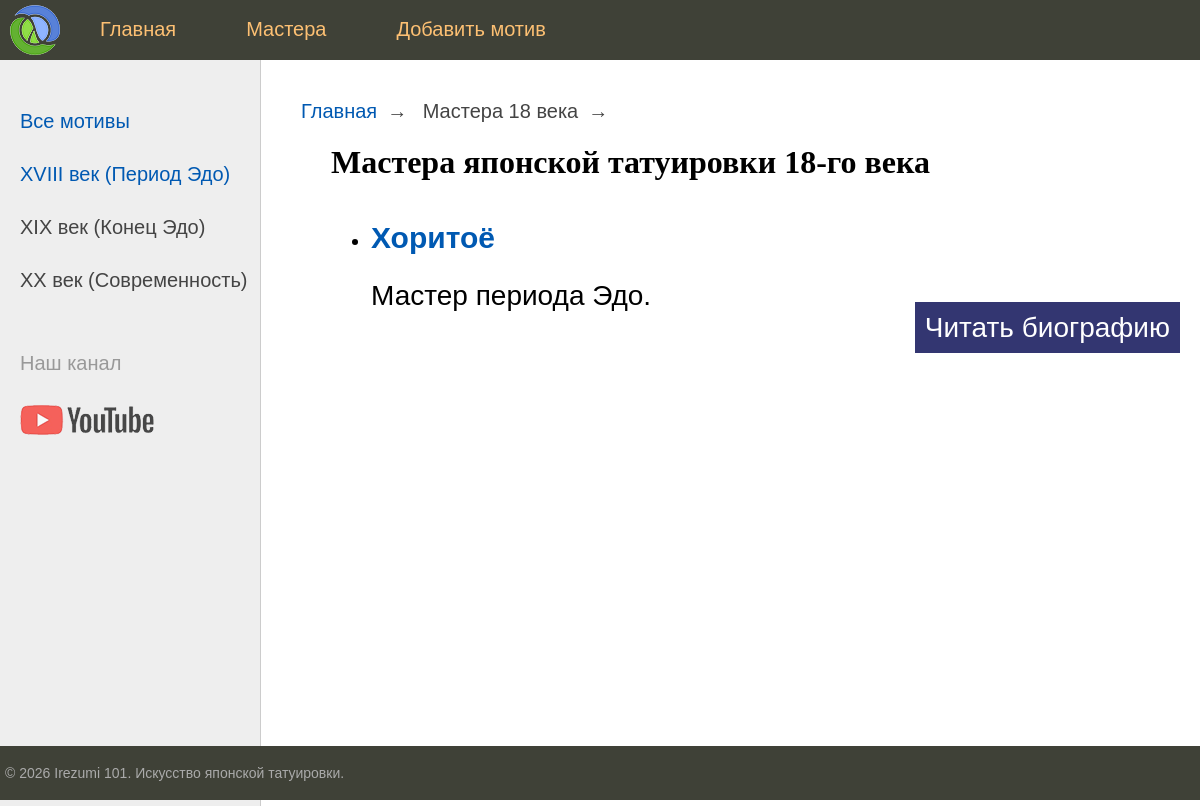
Before: /masters/century/18/ with the older database file.
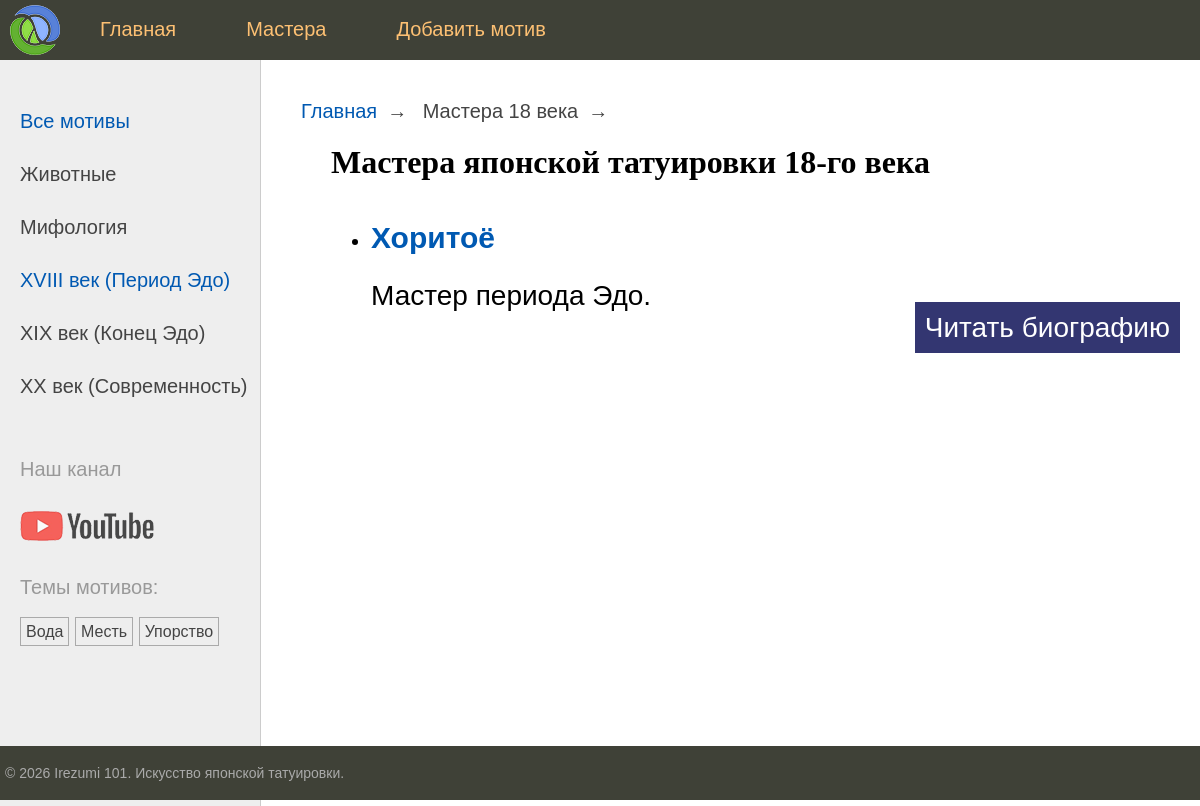
After: the same page with the newer database file.
### masters/models.py (models this page shows, shortened)
class Master(models.Model):
    name = models.CharField(max_length=255, verbose_name="Имя мастера")
    slug = models.SlugField(max_length=255, unique=True, db_index=True)
    century = models.IntegerField(verbose_name="Век")
    bio = models.TextField(blank=True, verbose_name="Биография")
    studio = models.OneToOneField(Studio, on_delete=models.SET_NULL, null=True, blank=True, related_name='master',
                                  verbose_name="Студия")
    objects = models.Manager()
    class Meta:
        ordering = ['century', 'name']
        verbose_name = "Мастер"
        verbose_name_plural = "Мастера"
    def get_absolute_url(self):
        return reverse('master', kwargs={'master_slug': self.slug})

### irezumi/models.py (models this page shows, shortened)
class Category(models.Model):
    name = models.CharField(max_length=100, db_index=True, verbose_name="Категория")
    slug = models.SlugField(max_length=255, unique=True, db_index=True)
    class Meta:
        verbose_name = "Категория"
        verbose_name_plural = "Категории"
    def get_absolute_url(self):
        return reverse('category', kwargs={'cat_slug': self.slug})

class TagPost(models.Model):
    tag = models.CharField(max_length=100, db_index=True, verbose_name="Тег")
    slug = models.SlugField(max_length=255, unique=True, db_index=True)
    class Meta:
        verbose_name = "Тег"
        verbose_name_plural = "Теги"
    def get_absolute_url(self):
        return reverse('tag', kwargs={'tag_slug': self.slug})

### masters/views.py (the view)
# urls.py: path('century/<century2:century>/', views.masters_by_century, name='masters_century'),
def masters_by_century(request, century):
    if century < 17:
        return redirect('home')
    if century > 21:
        raise Http404()
    filtered_masters = Master.objects.filter(century=century)
    context = {
        'title': f'Мастера {century}-го века',
        'century': century,
        'menu': menu,
        'masters': filtered_masters,
        'century_selected': century,
    }
    return render(request, 'masters/century_list.html', context)

### irezumi/templatetags/irezumi_tags.py (called while the page is built)
@register.inclusion_tag('irezumi/includes/list_categories.html')
def show_categories(cat_selected_id=0):
    cats = Category.objects.annotate(total=Count("motifs")).filter(total__gt=0)
    return {"cats": cats, "cat_selected": cat_selected_id}

@register.inclusion_tag('irezumi/includes/list_tags.html')
def show_all_tags():
    tags = TagPost.objects.annotate(total=Count("motifs")).filter(total__gt=0)
    return {"tags": tags}

### masters/converters.py (called while the page is built)
    def to_python(self, value):
        return int(value)

    def to_url(self, value):
        return "%02d" % value

### masters/templatetags/master_tags.py (called while the page is built)
@register.inclusion_tag('masters/includes/list_centuries.html')
def show_centuries(century_selected=0):
    return {'centuries': centuries_db, 'century_selected': century_selected}

### masters/templates/masters/century_list.html
{% extends 'irezumi/base.html' %}
{% block breadcrumbs %}
    <li>Мастера {{ century }} века</li>
{% endblock %}
{% block content %}
    <h1>Мастера японской татуировки {{ century }}-го века</h1>
    {% if masters %}
        <ul class="list-topic">
            {% for m in masters %}
                <li>
                    <h2><a href="{{ m.get_absolute_url }}">{{ m.name }}</a></h2>
                    <p>{{ m.bio|truncatewords:15 }}</p>
                    <p class="link-read-post"><a href="{{ m.get_absolute_url }}">Читать биографию</a></p>
                </li>
            {% endfor %}
        </ul>
    {% else %}
        <p class="quote">В наших архивах пока нет записей о выдающихся мастерах этого столетия.</p>
    {% endif %}
{% endblock %}

### irezumi/templates/irezumi/includes/list_categories.html
{% for cat in cats %}
    {% if cat.pk == cat_selected %}
        <li class="selected">{{ cat.name }}</li>
    {% else %}
        <li><a href="{{ cat.get_absolute_url }}">{{ cat.name }}</a></li>
    {% endif %}
{% endfor %}

### irezumi/templates/irezumi/includes/list_tags.html
{% if tags %}
    <p style="margin-top:20px; color:#999;">Темы мотивов:</p>
    <ul class="tags-list">
        {% for t in tags %}
            <li><a href="{{ t.get_absolute_url }}">{{ t.tag }}</a></li>
        {% endfor %}
    </ul>
{% endif %}

Changed rows visible on the page:
added Category: name "Животные"
added Category: name "Мифология"
added TagPost: tag "Вода"
added TagPost: tag "Месть"
added TagPost: tag "Упорство"
Other visible differences:
text now shown: "Темы мотивов:"
